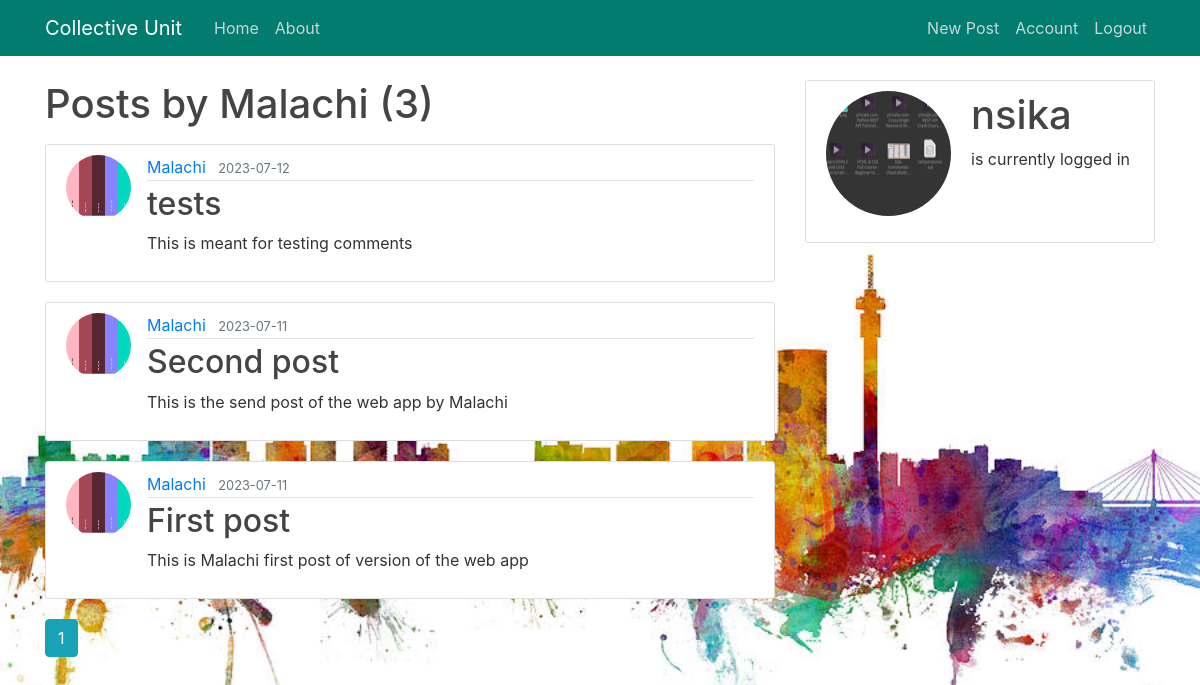
Page /user/Malachi (signed in) on the committed database.
### application/models.py (models this page shows, shortened)
class User(db.Model, UserMixin):
    __tablename__ = "user"
    id = db.Column(db.Integer, primary_key=True)
    username = db.Column(db.String(20), nullable=False, unique=True)
    email = db.Column(db.String(120), nullable=False, unique=True)
    image_file = db.Column(db.String(20), nullable=False,
                           default='default.jpg')
    password = db.Column(db.String(60), nullable=False)
    posts = db.relationship('Post', backref='author', lazy=True)
    commentator = db.relationship('Comments', backref='commentator', lazy=True)

class Post(db.Model):
    __tablename__ = "post"
    id = db.Column(db.Integer, primary_key=True)
    title = db.Column(db.String(100), nullable=False)
    content = db.Column(db.Text, nullable=False)
    date_posted = db.Column(db.DateTime, nullable=False,
                            default=datetime.utcnow)
    user_id = db.Column(db.Integer, db.ForeignKey('user.id'), nullable=False)
    comments = db.relationship('Comments', backref='for_post', lazy=True)

### application/routes.py (the view)
@app.route('/user/<string:username>')
def user_posts(username):
    page = request.args.get('page', 1, type=int)
    user = User.query.filter_by(username=username).first_or_404()
    posts = Post.query.filter_by(author=user).order_by(Post.date_posted.desc()).paginate(per_page=5, page=page)
    image_file = url_for('static', filename='pics/' + current_user.image_file)
    return render_template('user_posts.html', posts=posts, user=user, image_file=image_file)

### application/models.py (called while the page is built)
@login_manager.user_loader
def load_user(user_id):
    return User.query.get(int(user_id))

### application/templates/user_posts.html
{% extends "layout.html" %}
{% block content %}
    <h1 class="mb-3">Posts by {{ user.username }} ({{ posts.total }})</h1>
    {% for post in posts.items %}
        <article class="media content-section">
          <img class="rounded-circle article-img" src="{{ url_for('static', filename='pics/' + post.author.image_file) }}">
          <div class="media-body">
            <div class="article-metadata">
              <a class="mr-2" href="{{ url_for('user_posts', username=post.author.username) }}">{{ post.author.username }}</a>
              <small class="text-muted">{{ post.date_posted.strftime('%Y-%m-%d') }}</small>
            </div>
            <h2><a class="article-title" href="{{ url_for('post', post_id=post.id) }}">{{ post.title }}</a></h2>
            <p class="article-content">{{ post.content }}</p>
          </div>
        </article>
    {% endfor %}
    {% for page_num in posts.iter_pages(left_edge=1, right_edge=1, left_current=1, right_current=2) %}
      {% if page_num %}
        {% if posts.page == page_num %}
          <a class="btn btn-info mb-4" href="{{ url_for('user_posts', username=user.username, page=page_num) }}">{{ page_num }}</a>
        {% else %}
          <a class="btn btn-outline-info mb-4" href="{{ url_for('user_posts', username=user.username, page=page_num) }}">{{ page_num }}</a>
        {% endif %}
      {% else %}
        ...
      {% endif %}
    {% endfor %}
{% endblock content %}

### application/templates/layout.html (shortened to what this page needs)
<!DOCTYPE html>
<html>
<head>
    <link rel="stylesheet" href="https://maxcdn.bootstrapcdn.com/bootstrap/4.0.0/css/bootstrap.min.css">
    <link rel="stylesheet" type="text/css" href="{{ url_for('static', filename='main.css') }}">
</head>
<body>
    <header class="site-header">
      <nav class="navbar navbar-expand-md navbar-dark bg-steel fixed-top">
        <div class="container">
          <a class="navbar-brand mr-4" href="/">Collective Unit</a>
          <div class="collapse navbar-collapse" id="navbarToggle">
            <div class="navbar-nav mr-auto">
              <a class="nav-item nav-link" href="{{ url_for('home') }}">Home</a>
              <a class="nav-item nav-link" href="{{ url_for('about') }}">About</a>
            </div>
            <div class="navbar-nav">
              {% if current_user.is_authenticated %}
              <a class="nav-item nav-link" href="{{ url_for('new_post') }}">New Post</a>
              <a class="nav-item nav-link" href="{{ url_for('account') }}">Account</a>
              <a class="nav-item nav-link" href="{{ url_for('logout') }}">Logout</a>
              {% else %}
              <a class="nav-item nav-link" href="{{ url_for('login') }}">Login</a>
              <a class="nav-item nav-link" href="{{ url_for('register') }}">Register</a>
              {% endif %}
            </div>
          </div>
        </div>
      </nav>
    </header>
    <main role="main" class="container">
      <div class="row">
        <div class="col-md-8">
          {% block content %}{% endblock %}
        </div>
        {% if current_user.is_authenticated %}
        <div class="col-md-4">
          <div class="content-section">
            <div class="media">
                <img class="rounded-circle account-img" src="{{ image_file }}">
                <div>
                    <h2 class="account-heading">{{ current_user.username }}</h2>
                    <p>is currently logged in</p>
                </div>
              </div>
          </div>
        </div>
        {% endif %}
      </div>
    </main>
</body>
</html>

### application/static/main.css (style rules this page uses)
body { background-image: url("../static/bg-pic/1.jpg"); background-size: 100%; background-repeat: no-repeat; color: #333333; margin-top: 5rem; line-height: 1.5; text-align: left; }
h1, h2, h3, h4, h5, h6 { color: #444444; }
.bg-steel { background-color: #027c6e; }
.site-header .navbar-nav .nav-link { color: #cbd5db; }
.content-section { background: #ffffff; padding: 10px 20px; border: 1px solid #dddddd; border-radius: 3px; margin-bottom: 20px; }
.article-title { color: #444444; }
.article-content { white-space: pre-line; }
.article-img { height: 65px; width: 65px; margin-right: 16px; }
.article-metadata { padding-bottom: 1px; margin-bottom: 4px; border-bottom: 1px solid #e3e3e3 }
.account-img { height: 125px; width: 125px; margin-right: 20px; margin-bottom: 16px; }
.account-heading { font-size: 2.5rem; }

### rows in the picture
User: username "Malachi"
Post: image_file (picture), author.username "Malachi", date_posted "2023-07-12", title "tests", content "This is meant for testing comments"
Post: image_file (picture), author.username "Malachi", date_posted "2023-07-11", title "Second post", content "This is the send post of the web app by Malachi"
Post: image_file (picture), author.username "Malachi", date_posted "2023-07-11", title "First post", content "This is Malachi first post of version of the web app"
User: username "nsika"

### other values in the picture
{{ posts.total }} "3"
{{ page_num }} "1"
